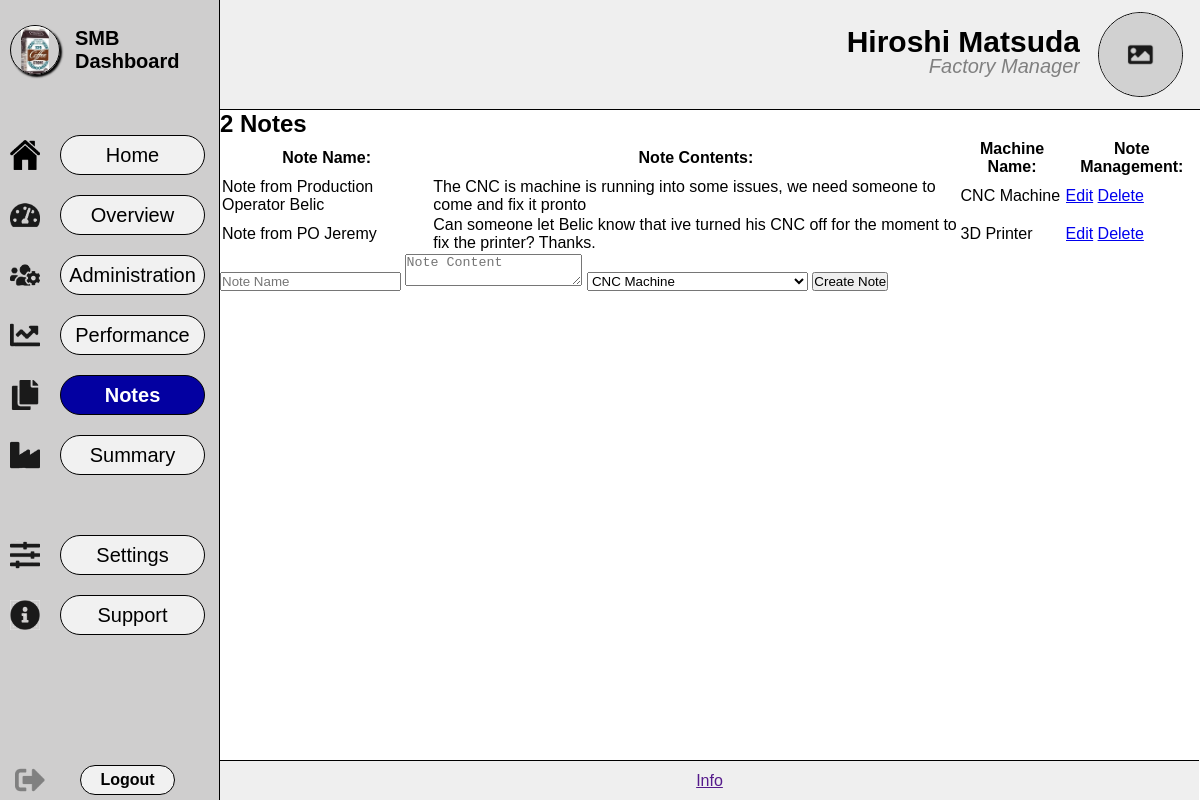
Before: /pages/notes.php with the older database file.
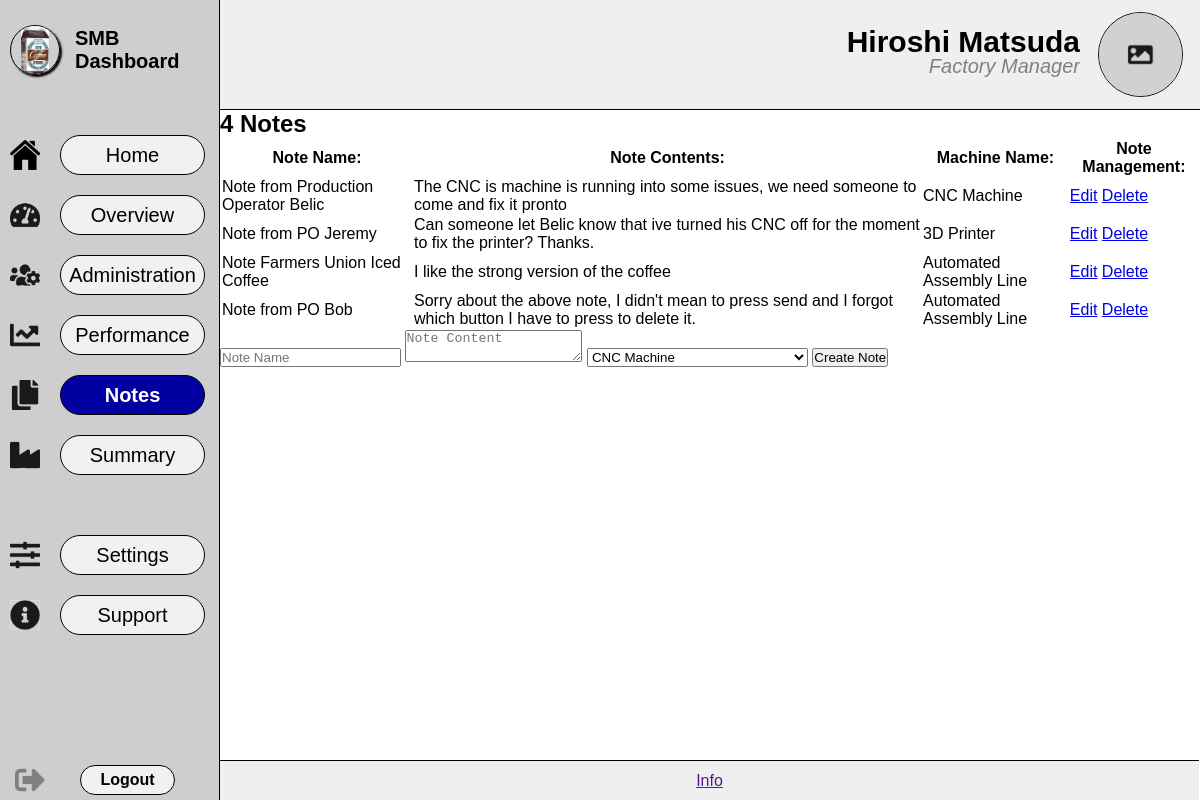
After: the same page with the newer database file.
### tables this page shows
CREATE TABLE Notes(
    id int NOT NULL AUTO_INCREMENT PRIMARY KEY,
    name varchar(100),
    content text,
    machine_name varchar(255),
    updated timestamp NOT NULL DEFAULT CURRENT_TIMESTAMP
) AUTO_INCREMENT = 1;

### pages/notes.php (the view, shortened to what this page needs)
<!DOCTYPE html>
<html lang="en">
<head>
    <link rel="stylesheet" href="../styles/style.css">
</head>
<body>
    <main id="notes-main">
        <?php
        require_once "../inc/sidebar.php";
        require_once "../inc/header.php";
        ?>
        <div class="div_content">
            <?php
                require_once "../inc/dbconn.inc.php";
                $sql = "SELECT id, name, content, machine_name FROM Notes;";
                $countsql = "SELECT COUNT(*) as count FROM Notes;";
                if($count_result = mysqli_query($conn, $countsql)){
                    $numnote = mysqli_fetch_assoc($count_result);
                    echo "<h2 id='notes_count'>";
                    if($numnote['count'] > 1){
                        echo "{$numnote['count']} Notes";
                    }
                    echo "</h2>";
                }
                if ($result = mysqli_query($conn, $sql)) {
                    if (mysqli_num_rows($result) > 0) {
                        echo '<table id="notes_table">';
                        echo '<thead>';
                        echo '<tr>';
                        echo '<th>Note Name:</th>';
                        echo '<th>Note Contents:</th>';
                        echo '<th>Machine Name:</th>';
                        echo '<th>Note Management:</th>';
                        echo '</tr>';
                        echo '</thead>';
                        echo '<tbody>';
                        while ($row = mysqli_fetch_assoc($result)) {
                            echo '<tr>';
                            echo '<td>' . htmlspecialchars($row["name"]) . '</td>';
                            echo '<td>' . htmlspecialchars($row["content"]) . '</td>';
                            echo '<td>' . htmlspecialchars($row["machine_name"]) . '</td>';
                            echo '<td> <a href="managenote.php?id=' . $row["id"] . '&type=edit">Edit</a> <a href="managenote.php?id=' . $row["id"] . '&type=delete">Delete</a> </td>';
                            echo '</tr>';
                        }
                        echo '</tbody>';
                        echo "</table>";
                    }
                }
            ?>
            <form action='managenote.php' method='POST' id="form_createnote">
                <input type='text' name='name' placeholder='Note Name' maxlength="50" required>
                <textarea name="content" id="textarea_createnote" placeholder="Note Content" maxlength="20"></textarea>
                <select name='machine_name' required>
                    <option value='CNC Machine'>CNC Machine</option>
                </select>
                <button type="submit">Create Note</button>
            </form>
        </div>
    </main>
    <footer>
        <?php require_once "../inc/info.php"; ?>
    </footer>
</body>
</html>

### inc/sidebar.php
<div id="div_sidebar">
    <div id="div_logo">
        <img src="../images/placeholder.jpg" alt="Logo">
        <h1>SMB Dashboard</h1>
    </div>
    <ul id="ul_menu">
        <li>
            <img src="../images/homeIcon.png" alt="home">
            <a href="home.php">
                Home
            </a>
        </li>
        <li>
            <img src="../images/overviewIcon.png" alt="overview">
            <a href="overview.php">
                Overview
            </a>
        </li>
        <li>
            <img src="../images/adminIcon.png" alt="administation">
            <a href="admin.php">
                Administration
            </a>
        </li>
        <li>
            <img src="../images/performanceIcon.png" alt="performance">
            <a href="performance.php">
                Performance
            </a>
        </li>
        <li>
            <img src="../images/reportingIcon.png" alt="notes">
            <a href="notes.php">
                Notes
            </a>
        </li>
        <li>
            <img src="../images/productionIcon.png" alt="summary">
            <a href="summary.php">
                Summary
            </a>
        </li>
        <div id="ul_support_settings">
            <li>
                <img src="../images/settingsIcon.png" alt="settings">
                <a href="settings.php">
                    Settings
                </a>
            </li>
            <li>
                <img src="../images/supportIcon.png" alt="support">
                <a href="support.php">
                    Support
                </a>
            </li>
        </div>
    </ul>
    <div id="div_logout">
        <img src="../images/logoutIcon.png" alt="Logout">
        <a href="../index.php">
            Logout
        </a>
    </div>
</div>

### inc/header.php
<div id="div_header">
    <div id="header_name">
        <p id="header_title">
            Hiroshi Matsuda
        </p>
        <p id="header_subtitle">
            Factory Manager
        </p>
    </div>
    <img src="../images/companyNameIcon.png" alt="Profile_Picture">
</div>

### inc/info.php
<div id="div_info">
            <a href="">Info</a>
</div>

### styles/style.css (style rules this page uses)
* { margin: 0px; padding: 0px; box-sizing: border-box; overflow-x: hidden; }
body { font-family: 'Gill Sans', sans-serif; }
#div_sidebar { background-color: rgb(207, 206, 206); border-right: solid black 1px; width: 220px; position: relative; top: 0; left: 0; display: flex; flex-direction: column; height: 100vh; }
#div_logo { display: flex; flex-direction: row; justify-content: center; align-items: center; position: absolute; top: 20px; left: 10px; width: 230px; height: 60px; font-weight: normal; }
#div_logo img { width: 50px; height: 50px; top: 5px; left: 0px; border-radius: 50%; border: solid black 1px; box-shadow: 2px 2px 2px black; position: absolute; object-fit: contain; }
#div_logo h1 { font-size: 20px; text-wrap: wrap; width: 140px; margin-left: 40px; }
#ul_menu { margin-top: 120px; height: 600px; margin-bottom: 45px }
#ul_menu li, #ul_support_settings li { display: flex; align-items: center; height: 50px; margin-left: 10px; margin-top: 10px; }
#ul_menu li img, #ul_support_settings li img { width: 30px; height: 30px; }
#ul_menu li a { display: flex; font-size: 20px; margin-left: 20px; font-weight: 500; text-decoration: none; color: black; cursor: pointer; border: solid black 1px; border-radius: 20px; height: 40px; width: 145px; justify-content: center; align-items: center; background-color: rgba(255, 255, 255, 0.719); }
#ul_support_settings { margin-top: 40px; }
#div_logout { display: flex; align-items: center; height: 40px; position: fixed; bottom: 0px; background-color: rgb(207, 206, 206); padding-right: 61px; }
#div_logout img { width: 30px; height: 30px; margin-left: 15px; }
#div_logout a { display: flex; font-size: 16px; margin-left: 35px; font-weight: bold; text-decoration: none; color: black; cursor: pointer; border: solid black 1px; border-radius: 20px; height: 30px; width: 95px; justify-content: center; align-items: center; background-color: rgba(255, 255, 255, 0.719); }
#div_info { display: flex; justify-content: center; position: fixed; bottom: 0; width: 100%; height: 30px; }
#ul_menu a.selected { font-weight: bold; background-color: rgb(3, 0, 161); color: white; }
#div_header { background-color: rgb(239, 239, 239); display: flex; justify-content: right; align-items: center; height: 110px; width: calc(100vw - 220px); position: absolute; top: 0; left: 220px; border-bottom: solid black 1px; }
#div_header img { width: 85px; height: 85px; border-radius: 50%; border: solid black 1px; object-fit: contain; display: flex; position: absolute; right: 17px; }
#div_header #header_title { display: flex; position: absolute; right: 120px; font-weight: bold; font-size: 30px; top: 25px; }
#div_header #header_subtitle { display: flex; position: absolute; right: 120px; top: 55px; font-style: italic; color: grey; font-size: 20px; }
#div_info { background-color: rgb(239, 239, 239); display: flex; justify-content: center; align-items: center; height: 40px; width: calc(100vw - 220px); position: absolute; bottom: 0; left: 219px; border-top: solid black 1px; border-left: solid black 1px; }
.div_content { display: flex; position: absolute; top: 110px; left: 220px; width: calc(100vw - 220px); height: calc(100vh - 150px); flex-direction: column; }

Changed rows visible on the page:
added notes: name "Note Farmers Union Iced Coffee", content "I like the strong version of the coffee", machine_name "Automated Assembly Line"
added notes: name "Note from PO Bob", content "Sorry about the above note, I didn't mean to press send and I forgot which button I have to press to delete it.", machine_name "Automated Assembly Line"
Other visible differences:
$numnote['count']: "2" → "4"
